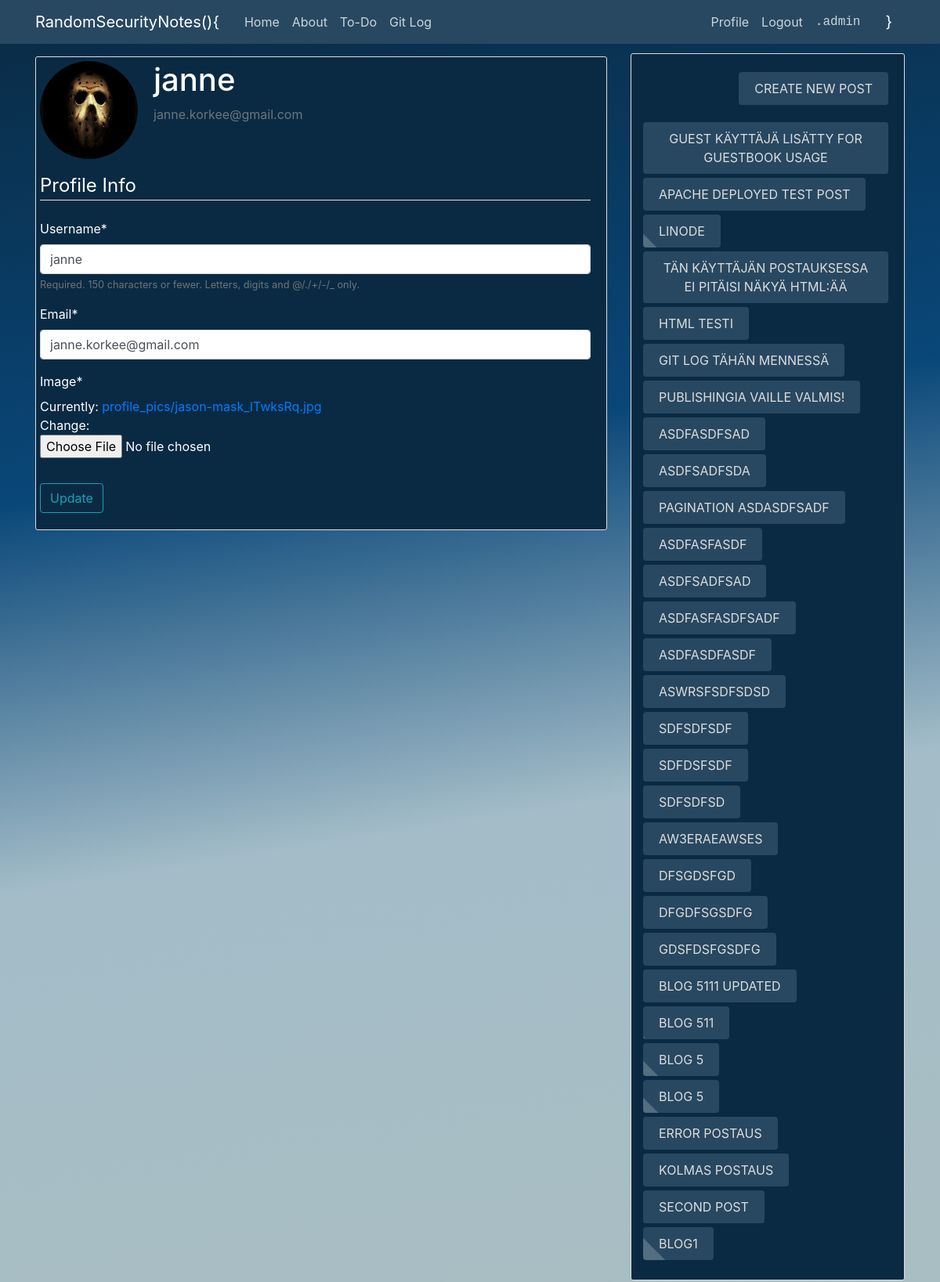
Before: /profile/ (signed in) with the older database file.
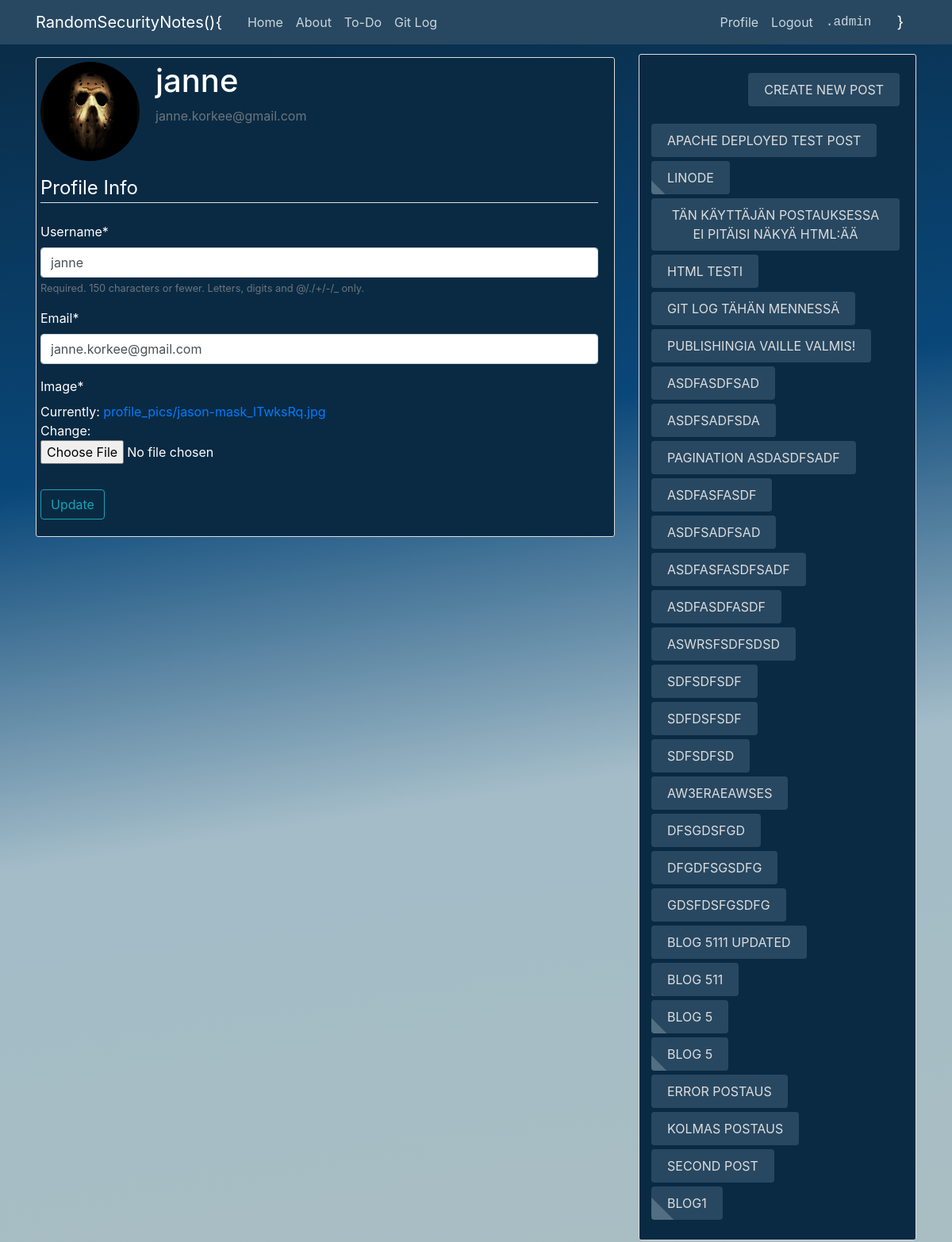
After: the same page with the newer database file.
### blog/models.py (models this page shows, shortened)
class Post(models.Model):
	title = models.CharField(max_length=100)
	content = models.TextField()
	date_posted = models.DateTimeField(default=timezone.now)
	author = models.ForeignKey(User, on_delete=models.CASCADE)

### users/views.py (the view)
# urls.py: path('profile/', user_views.profile, name='profile'),
@login_required
def profile(request):
	if request.method == 'POST':
		u_form = UserUpdateForm(request.POST, instance=request.user) #request.POST = pass the POST data.  instance = username ja email
		p_form = ProfileUpdateForm(request.POST,
									request.FILES,
									instance=request.user.profile) #request.FILES = kuvatiedosto.   instance = current avatar image
		if u_form.is_valid() and p_form.is_valid():
			u_form.save()
			p_form.save()
			messages.success(request, f'Your account has been updated!')
			return redirect('profile')
	else:
		u_form = UserUpdateForm(instance=request.user) #username ja email
		p_form = ProfileUpdateForm(instance=request.user.profile) #current avatar image
	context = {
		'u_form': u_form,
		'p_form': p_form
	}
	return render(request, 'users/profile.html', context)

### users/forms.py
class UserUpdateForm(forms.ModelForm):
	email = forms.EmailField()
	class Meta:
		model = User
		fields = ['username', 'email']

class ProfileUpdateForm(forms.ModelForm):
	class Meta:
		model = Profile
		fields = ['image']

### blog/templatetags/load_side.py (called while the page is built)
@register.simple_tag
def load_side_posts():
	return Post.objects.all()

### users/templates/users/profile.html (shortened to what this page needs)
{% extends "blog/base.html" %}
{% load crispy_forms_tags %}
{% block content %}
	<div class="content-section mt-4">
	  <div class="media">
	    <img class="rounded-circle account-img" src="{{ user.profile.image.url }}">
	    <div class="media-body">
	      <h2 class="account-heading">{{ user.username }}</h2>
	      <p class="text-secondary">{{ user.email }}</p>
	    </div>
	  </div>
	  <form method="POST" enctype="multipart/form-data">
			<fieldset class="form-group">
				<legend class="border-bottom mb-4">Profile Info</legend>
				{{ u_form|crispy }}
				{{ p_form|crispy }}
			</fieldset>
			<div class="form-group">
				<button class="btn btn-outline-info" type="submit">Update</button>
			</div>
		</form>
	</div>
{% endblock content %}

### blog/templates/blog/base.html (shortened to what this page needs)
{% load static %}
<!DOCTYPE html>
<html>
<head>
    <link rel="stylesheet" href="https://cdn.jsdelivr.net/npm/bootstrap@4.5.3/dist/css/bootstrap.min.css">
    <link rel="stylesheet" type="text/css" href="{% static 'blog/main.css' %}">
</head>
<body>
	<header class="site-header">
	  <nav class="navbar navbar-expand-lg navbar-dark bg-steel fixed-top">
	    <div class="container">
	      <a class="navbar-brand mr-4" href="{% url 'blog-home' %}">RandomSecurityNotes(){</a>
	      <div class="collapse navbar-collapse" id="navbarToggle">
	        <div class="navbar-nav mr-auto align-text-bottom">
	          <a class="nav-item nav-link" href="{% url 'blog-home' %}">Home</a>
	          <a class="nav-item nav-link" href="{% url 'blog-about' %}">About</a>
		  	  <a class="nav-item nav-link" href="{% url 'blog-to-do' %}">To-Do</a>
		  	  <a class="nav-item nav-link" href="{% url 'blog-gitlog' %}">Git Log</a>
	        </div>
	        <div class="navbar-nav">
	          {% if user.is_authenticated %}
	          	<a class="nav-item nav-link" href="{% url 'profile' %}">Profile</a>
	          	<a class="nav-item nav-link" href="{% url 'logout' %}">Logout</a>
	          	<a class="nav-item nav-link text-monospace" href="{% url 'admin' %}">.admin</a>
	          {% else %}
		        <a class="nav-item nav-link" href="{% url 'login' %}">Login</a>
		        <a class="nav-item nav-link" href="{% url 'register' %}">Register</a>
		        <a class="nav-item nav-link text-monospace" href="{% url 'admin' %}">.admin</a>
		      {% endif %}
	        </div>
	        <div class="navbar-brand ml-4" href="#"> }</div>
	      </div>
	    </div>
	  </nav>
	</header>
	<main role="main" class="container ">
	  <div class="row bigDiv">
	    <div class="col-md-8">
	      {% block content %}{% endblock %}
	    </div>
	    {% if request.get_full_path != "/about/" and request.get_full_path != "/login/" and request.get_full_path != "/register/" %}
		    <div class="col-md-4">
		      <div class="content-section sivupalkki">
		          <a class="btn btn-secondary newPostButt btnSlide" href="{% url 'post-create' %}">CREATE NEW POST</a>
		          <br><br>
		          	{% load load_side %}
		          	{% load_side_posts as posts_nopag %}
		          	{% for post in posts_nopag reversed %}
					    <small><a class="btn btn-secondary mb-1 PostButt btnSlide" href="{% url 'post-detail' post.id %}">{{ post.title }}</a></small><br>
					{% endfor %}
		      </div>
		    </div>
	    {% endif %}
	  </div>
	</main>
</body>
</html>

Changed rows visible on the page:
removed Post: title "GUEST KÄYTTÄJÄ LISÄTTY FOR GUESTBOOK USAGE"
